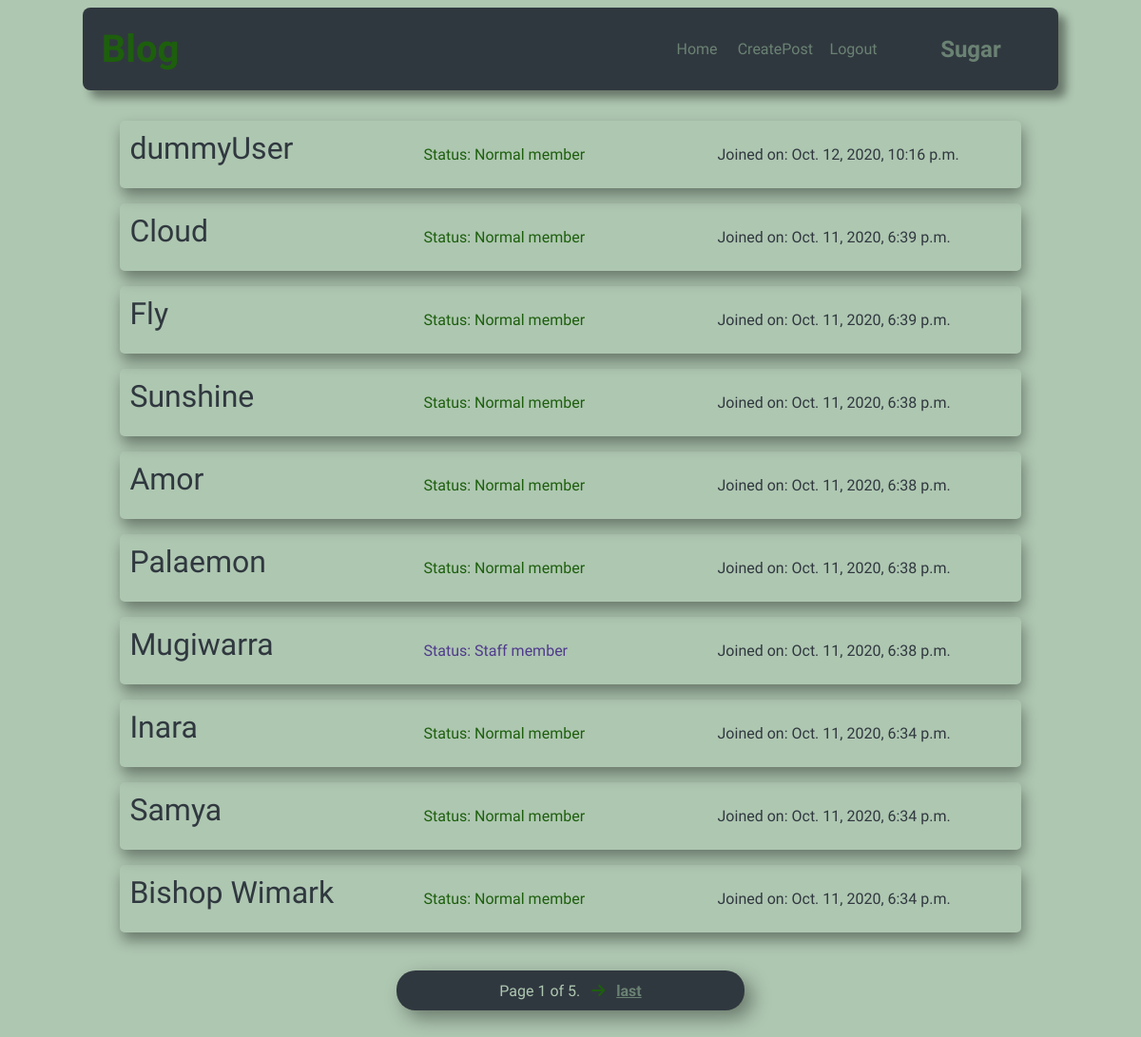
The app's page /users/all (signed in) with its own data.
### index/models.py (models this page shows, shortened)
class Person(User):
    class Meta:
        ordering = ['-date_joined']

### index/views.py (the view)
# urls.py: path('all', AllUsers.as_view(), name='all_users'),
class AllUsers(LoginRequiredMixin, ListView):
    login_url = 'user_login'
    redirect_field_name = 'user_login'
    model = Person
    template_name = 'index/users.html'
    paginate_by = 10
    def get_context_data(self, **kwargs):
        context = super().get_context_data(**kwargs)
        context['users'] = Person.objects.all()
        context['title'] = 'All Users'
        return context

### index/templates/index/users.html (shortened to what this page needs)
{%extends 'index/base.html'%}
{%block content%}
{%include 'index/navbar.html'%}
<section class="all-users">
    {%for user in page_obj%}
    <article>
        {%if request.user.is_staff%}
        <a href="{%url 'profile' user.id %}" class="username">{{user.username}}</a>
        {%else%}
        <span class="username" style="cursor: default;">{{user.username}}</span>
        {%endif%}
        {%if user.is_staff%}
        <p class="status-staff"><b>Status:</b> Staff member</p>
        {%else%}
        <p class="status-normal"><b>Status:</b> Normal member</p>
        {%endif%}
        <p><b>Joined on: </b>{{user.date_joined}}</p>
    </article>
    {%endfor%}
</section>
<div class="pagination">
    <span class="step-links">
        <span class="current">
            Page {{ page_obj.number }} of {{ page_obj.paginator.num_pages }}.
        </span>
        {% if page_obj.has_next %}
            <a href="?page={{ page_obj.next_page_number }}"><i class="fas fa-arrow-right"></i></a>
            <a href="?page={{ page_obj.paginator.num_pages }}" id="last">last</a>
        {% endif %}
    </span>
</div>
{%endblock content%}

### index/templates/index/navbar.html (shortened to what this page needs)
<nav>
    <a href="{% url 'post_list'%}">Blog</a>
    {% if user.is_authenticated %}
        <a id='nav-home' href="{% url 'post_list'%}">Home</a>
        <a id='nav-cpost' href="{% url 'create_post'%}">CreatePost</a>
        <a id='nav-logout' href="{% url 'user_logout'%}">Logout</a>
        <a id='nav-username' href="{% url 'profile' user.id %}">{{user.username}}</a>
    {%else%}
        <a id='nav-login' href="{%url 'user_login' %}">Login</a>
        <a id='nav-register' href="{%url 'user_register' %}">Register</a>
    {%endif%}
</nav>

### static/css/main.css (style rules this page uses)
* { font-family: 'Palanquin Dark', sans-serif; font-weight: 300; }
:root { --bg-color:rgb(174, 199, 177); --text-color1:rgb(48, 56, 63); --text-color1-transparenty:rgba(48, 56, 63,.8); --text-color2:rgb(29, 95, 13); --shadow-color:rgba(196, 243, 196, 0.4); --placeholder-color:rgb(88, 139, 94); --special-color:rgba(56, 24, 131, 0.8); --alert-success:rgb(25, 117, 13); --alert-warning:rgb(255, 130, 13); --alert-info:rgb(10, 127, 223); }
body { background-color: var(--bg-color); color: var(--text-color1); overflow-x: hidden; }
article { box-shadow: -10px -10px 20px var(--shadow-color), 8px 8px 20px rgba(0, 0, 0, .2); min-width: 350px; border-radius: 20px; padding: 10px; word-wrap: break-word; position: relative; }
article p.status-normal { color: var(--text-color2); }
article p.status-staff { color: var(--special-color); }
.all-users { grid-gap:10px; width: 80%; margin: 10px auto; }
.all-users article { display: grid; grid-template-columns: repeat(6,1fr); max-height: 5rem; border-radius: 5px; box-shadow: 2px 8px 15px rgba(0, 0, 0, .4); margin-bottom: 1rem; }
.all-users article .username { font-size: 2rem; grid-column: 1/3; font-family: 'Fredoka One', cursive; color: var(--text-color1); text-decoration: none; transition: .4s; }
.all-users article p { grid-column: 3/5; }
.all-users article p:last-child { grid-column: 5/7; }
.pagination { text-align: center; margin: 40px auto 80px auto; background-color:var(--text-color1); padding: 5px; box-shadow:8px 8px 20px rgba(0, 0, 0, .4) ; width: 30%; border-radius: 20px; color: var(--bg-color); }
.pagination .fas { color: var(--text-color2); padding: 8px; transition: .4s; }
.pagination #first, .pagination #last { color: var(--shadow-color); font-weight: bold; }
nav { width: 85%; box-shadow: 8px 8px 10px rgba(0, 0, 0, .4); border-radius: 8px; padding: 10px; margin: 0px auto 2rem; display: grid; grid-template-columns: repeat(12,1fr); background-color: var(--text-color1); }
nav a { text-decoration: none; align-self: center; color: var(--shadow-color); text-align: center; }
nav a:first-child { font-size: 2.5rem; color: var(--text-color2); font-weight: bold; padding: 10px; }
#nav-home { grid-column: 8; }
#nav-cpost, #nav-register { grid-column: 9; }
#nav-username, #nav-login { grid-column: 11/13; }
#nav-username { font-weight: bold; font-size: 1.5rem; }
#nav-logout { grid-column: 10/11; }

### records on screen
Person: username "dummyUser", shows "Status:", date_joined "Oct. 12, 2020, 10:16 p.m."
Person: username "Cloud", shows "Status:", date_joined "Oct. 11, 2020, 6:39 p.m."
Person: username "Fly", shows "Status:", date_joined "Oct. 11, 2020, 6:39 p.m."
Person: username "Sunshine", shows "Status:", date_joined "Oct. 11, 2020, 6:38 p.m."
Person: username "Amor", shows "Status:", date_joined "Oct. 11, 2020, 6:38 p.m."
Person: username "Palaemon", shows "Status:", date_joined "Oct. 11, 2020, 6:38 p.m."
Person: username "Mugiwarra", shows "Status:", date_joined "Oct. 11, 2020, 6:38 p.m."
Person: username "Inara", shows "Status:", date_joined "Oct. 11, 2020, 6:34 p.m."
Person: username "Samya", shows "Status:", date_joined "Oct. 11, 2020, 6:34 p.m."
Person: username "Bishop Wimark", shows "Status:", date_joined "Oct. 11, 2020, 6:34 p.m."

### other values on screen
{{ user.username }} "Sugar"
{{ page_obj.number }} "1"
{{ page_obj.paginator.num_pages }} "5"
